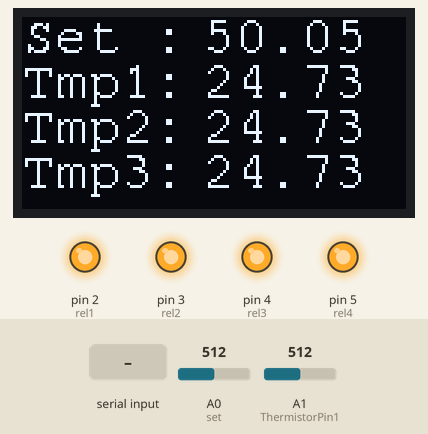
The sketch below on a simulated Arduino Uno, built with avr-gcc and run on an emulated ATmega328P. On the bench: 128×64 one-colour display, output pins drawn as LEDs (lit = HIGH). Inputs (shaded band) come from the test bench; at power-on: A1 (ThermistorPin1) = 512, A0 (set) = 512. What the sketch prints to the serial monitor is not drawn.

Above: at 1.3 s.
1.4 s: A1 (ThermistorPin1) set to 725
At 3.4 s:
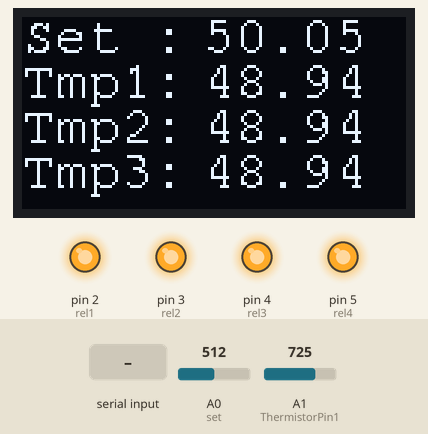
3.7 s: A1 (ThermistorPin1) set to 748
At 5.2 s:
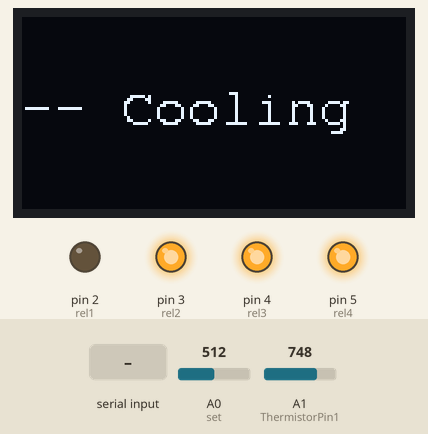
8.7 s: "2\n" received over Serial
At 13.5 s:
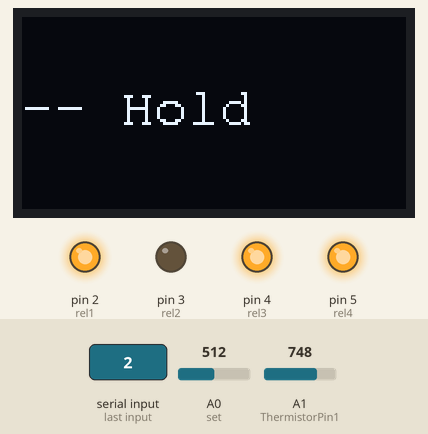
Timing chart, 0 to 18.9 s (numbered marks = the images above; inputs shaded):
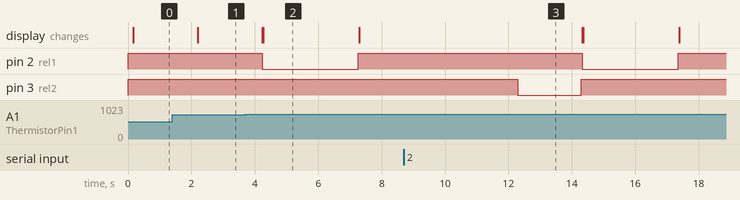

Measured:
- the behaviour switches between 732 and 733 on A1 (ThermistorPin1) (found by bisection; images 1 and 2)
- after the input at 1.4 s, the display: changes after 0.80 s (image 1)
- after the input at 3.7 s, pin 2 (rel1): HIGH → LOW after 0.54 s, → HIGH 3.0 s later; the display: first changes after 0.54 s (image 2 shows a later state)
- after the input at 8.7 s, pin 3 (rel2): HIGH → LOW after 3.6 s, → HIGH 2.0 s later
- what the display in image 2 shows lasts 3.0 s, from 4.3 s to 7.3 s

The sketch:

ThermistorTempSensor.ino
```cpp
#include <Adafruit_GFX.h>  // Include core graphics library for the display
#include <Adafruit_SSD1306.h>  // Include Adafruit_SSD1306 library to drive the display
Adafruit_SSD1306 display(128, 64);  // Create display
#include <Fonts/FreeMonoBold12pt7b.h>  // Add a custom font
#include <Fonts/FreeMono9pt7b.h>  // Add a custom font

int ThermistorPin1 = 1;
int ThermistorPin2 = 2;
int ThermistorPin3 = 3;
int Vo;
float R1 = 10000;
float logR2, R2, T, Tc, Tf;
float c1 = 1.009249522e-03, c2 = 2.378405444e-04, c3 = 2.019202697e-07;

int set = 0;
float vSet;
float setOut;

int rel1 = 2;
int rel2 = 3;
int rel3 = 4;
int rel4 = 5;

char data = 0;

void setup() {
Serial.begin(9600);
pinMode(rel1, OUTPUT);
digitalWrite(rel1, HIGH);
pinMode(rel2, OUTPUT);
digitalWrite(rel2, HIGH);
pinMode(rel3, OUTPUT);
digitalWrite(rel3, HIGH);
pinMode(rel4, OUTPUT);
digitalWrite(rel4, HIGH);

  //display setup
  delay(100);  // This delay is needed to let the display to initialize
  display.begin(SSD1306_SWITCHCAPVCC, 0x3C);  // Initialize display with the I2C address of 0x3C
  display.clearDisplay();  // Clear the buffer
  display.setTextColor(WHITE);  // Set color of the text
  display.setRotation(0);  // Set orientation. Goes from 0, 1, 2 or 3
  display.setTextWrap(false);  // By default, long lines of text are set to automatically “wrap” back to the leftmost column.
                               // To override this behavior (so text will run off the right side of the display - useful for
                               // scrolling marquee effects), use setTextWrap(false). The normal wrapping behavior is restored
                               // with setTextWrap(true).

  display.dim(0);  //Set brightness (0 is maximun and 1 is a little dim)


}

void loop() {

  //bluetooth stuff
  if(Serial.available() > 0)  // Send data only when you receive data:
    {
    data = Serial.read();      //Read the incoming data and store it into variable data
    Serial.print(data);        //Print Value inside data in Serial monitor
    Serial.print("\n");        //New line
    }
    if(data == '1')            //Checks whether value of data is equal to 1
      {
        digitalWrite(rel1, LOW);//switch relay on
        Serial.print("Relay On for 1 Second\n");
        delay(2000);
        digitalWrite(rel1, HIGH);//switch relay off
        Serial.print("Relay Off Again\n");

      }
    if(data == '2')       //Checks whether value of data is equal to 0
      {
        digitalWrite(rel2, LOW);//switch relay on
        Serial.print("Relay On for 2 Second\n");
        delay(2000);
        digitalWrite(rel2, HIGH);//switch relay off
        Serial.print("Relay Off Again\n");
      }

    if(data == '3')       //Checks whether value of data is equal to 0
      {
        digitalWrite(rel3, LOW);//switch relay on
        Serial.print("Relay On for 2 Second\n");
        delay(2000);
        digitalWrite(rel3, HIGH);//switch relay off
        Serial.print("Relay Off Again\n");
      }

    if(data == '4')       //Checks whether value of data is equal to 0
      {
        digitalWrite(rel4, LOW);//switch relay on
        Serial.print("Relay On for 2 Second\n");
        delay(2000);
        digitalWrite(rel4, HIGH);//switch relay off
        Serial.print("Relay Off Again\n");
      }


  vSet = analogRead(set);
  setOut = (vSet /1023)*100;

  Vo = analogRead(ThermistorPin1);
  R2 = R1 * (1023.0 / (float)Vo - 1.0);
  logR2 = log(R2);
  T = (1.0 / (c1 + c2*logR2 + c3*logR2*logR2*logR2));
  Tc = T - 273.15;
  Tf = (Tc * 9.0)/ 5.0 + 32.0;


//Start of screen loop - - - - - - -
display.clearDisplay();  // Clear the display so we can refresh
display.setFont(&FreeMono9pt7b);  // Set a custom font
display.setTextSize(0);  // Set text size. We are using a custom font so you should always use the text size of 0

//display setting value
display.setCursor(0, 11);
display.println("Set :");
display.setCursor(60, 11);
display.println(setOut);
//Display Tmp1 value
display.setCursor(0, 26);
display.println("Tmp1:");
display.setCursor(60, 26);
display.println(Tc);
//Display Tmp2 value
display.setCursor(0, 41);
display.println("Tmp2:");
display.setCursor(60, 41);
display.println(Tc);

//Display Tmp3 value
display.setCursor(0, 56);
display.println("Tmp3:");
display.setCursor(60, 56);
display.println(Tc);

// Print everything we set previously
display.display();


//Serial Print Set value
Serial.print("Set: ");
Serial.print(setOut);
Serial.print("\n");
//Serial print Tmp Values
Serial.print("Tmp1: ");
Serial.print(Tc);
Serial.print("\n");
Serial.print("Tmp2: ");
Serial.print(Tc);
Serial.print("\n");
Serial.print("Tmp3: ");
Serial.print(Tc);
Serial.print("\n");

//Check if Tmp exceeds set value and turn on water is required
    if (Tc > setOut){

      digitalWrite(rel1, LOW);//switch relay on
      Serial.print("Cooling on 3 seconds \n");

      //clear and reset display
      display.clearDisplay();  // Clear the display so we can refresh
      display.setFont(&FreeMono9pt7b);  // Set a custom font
      display.setTextSize(0);  // Set text size. We are using a custom font so you should always use the text size of 0

      display.setCursor(0, 35);
      display.println("-- Cooling");
      display.display();  // Print everything we set previously

      Serial.print("Cooling\n");

      delay(3000);
      //switch cooling water off rel1
      digitalWrite(rel1, HIGH);//switch relay off

      //clear and reset display
      display.clearDisplay();  // Clear the display so we can refresh
      display.setFont(&FreeMono9pt7b);  // Set a custom font
      display.setTextSize(0);  // Set text size. We are using a custom font so you should always use the text size of 0

      display.setCursor(0, 35);
      display.println("-- Hold");
      display.display();  // Print everything we set previously

      Serial.print("Holding\n");
      Serial.print("Delay then check again! \n");

      delay(3000);

    }

  delay(2000);
}
```
